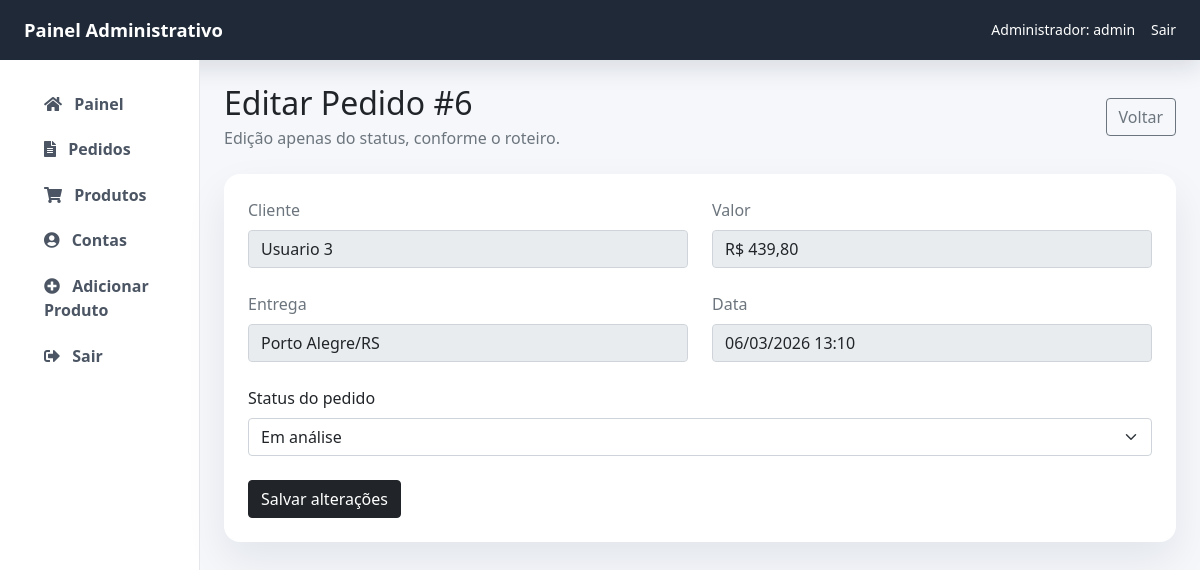
The app's page /admin/edit_order.php?order_id=6 (signed in) with its own data.
### tables this page shows
CREATE TABLE IF NOT EXISTS orders (
  order_id INT(11) NOT NULL AUTO_INCREMENT,
  order_cost DECIMAL(6,2) NOT NULL,
  order_status VARCHAR(100) NOT NULL,
  user_id INT(11) NOT NULL,
  shipping_city VARCHAR(255) NOT NULL,
  shipping_uf VARCHAR(2) NOT NULL,
  shipping_address VARCHAR(255) NOT NULL,
  order_date DATETIME NOT NULL,
  PRIMARY KEY (order_id),
  CONSTRAINT fk_orders_users
    FOREIGN KEY (user_id) REFERENCES users(user_id)
);

### admin/edit_order.php (the view, shortened to what this page needs)
<?php include('header.php'); ?>
<?php
$allowed_status = array(
  'on_hold' => 'Em análise',
  'paid' => 'Pago',
  'shipped' => 'Enviado',
  'delivered' => 'Entregue',
);
$order_id = (int) ($_GET['order_id'] ?? $_POST['order_id'] ?? 0);
$order = null;
$order_stmt = mysqli_prepare($conn, 'SELECT order_id, order_cost, order_status, user_id, shipping_city, shipping_uf, shipping_address, order_date FROM orders WHERE order_id = ? LIMIT 1');
if ($order_stmt) {
  mysqli_stmt_bind_param($order_stmt, 'i', $order_id);
  mysqli_stmt_execute($order_stmt);
  $result = mysqli_stmt_get_result($order_stmt);
  $order = mysqli_fetch_assoc($result);
}
?>
<div class="container-fluid">
  <div class="row">
    <?php include('sidemenu.php'); ?>
    <main class="col-md-9 ms-sm-auto col-lg-10 px-md-4 py-4">
      <div class="d-flex justify-content-between align-items-center mb-4">
        <div>
          <h1 class="h2 mb-1">Editar Pedido #<?php echo (int) $order['order_id']; ?></h1>
          <p class="text-muted mb-0">Edição apenas do status, conforme o roteiro.</p>
        </div>
        <a href="index.php" class="btn btn-outline-secondary">Voltar</a>
      </div>
      <div class="card content-card">
        <div class="card-body p-4">
          <div class="row g-4 mb-4">
            <div class="col-md-6">
              <label class="form-label text-muted">Cliente</label>
              <input type="text" class="form-control" value="Usuario <?php echo (int) $order['user_id']; ?>" disabled>
            </div>
            <div class="col-md-6">
              <label class="form-label text-muted">Valor</label>
              <input type="text" class="form-control" value="R$ <?php echo number_format((float) $order['order_cost'], 2, ',', '.'); ?>" disabled>
            </div>
            <div class="col-md-6">
              <label class="form-label text-muted">Entrega</label>
              <input type="text" class="form-control" value="<?php echo htmlspecialchars($order['shipping_city'] . '/' . $order['shipping_uf']); ?>" disabled>
            </div>
            <div class="col-md-6">
              <label class="form-label text-muted">Data</label>
              <input type="text" class="form-control" value="<?php echo htmlspecialchars(date('d/m/Y H:i', strtotime($order['order_date']))); ?>" disabled>
            </div>
          </div>
          <form method="POST" action="edit_order.php?order_id=<?php echo (int) $order['order_id']; ?>">
            <div class="mb-4">
              <label for="order_status" class="form-label">Status do pedido</label>
              <select class="form-select" id="order_status" name="order_status">
                <?php foreach ($allowed_status as $value => $label) { ?>
                  <option value="<?php echo $value; ?>" <?php echo $order['order_status'] === $value ? 'selected' : ''; ?>>
                    <?php echo $label; ?>
                  </option>
                <?php } ?>
              </select>
            </div>
            <button type="submit" class="btn btn-dark">Salvar alterações</button>
          </form>
        </div>
      </div>
    </main>
  </div>
</div>
</body>
</html>

### admin/header.php (style rules this page uses)
body { background-color: #f5f7fb; }
.content-card { border: 0; border-radius: 1rem; box-shadow: 0 18px 40px rgba(15, 23, 42, 0.08); }

### records on screen
orders: order_id "6", user "Usuario 3", order_cost "R$ 439,80", shipping_city+shipping_uf "Porto Alegre/RS", order_date "06/03/2026 13:10", order_status "Em análise"

### other values on screen
$_SESSION['admin_name'] "admin"
